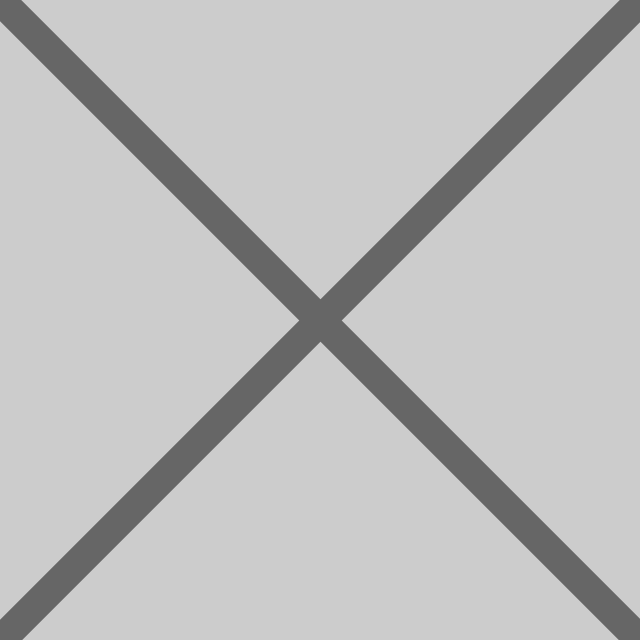
Frame 1 (no input)
Frame 60 (the mouse pressed at the canvas centre just before this capture): identical to frame 1, image omitted
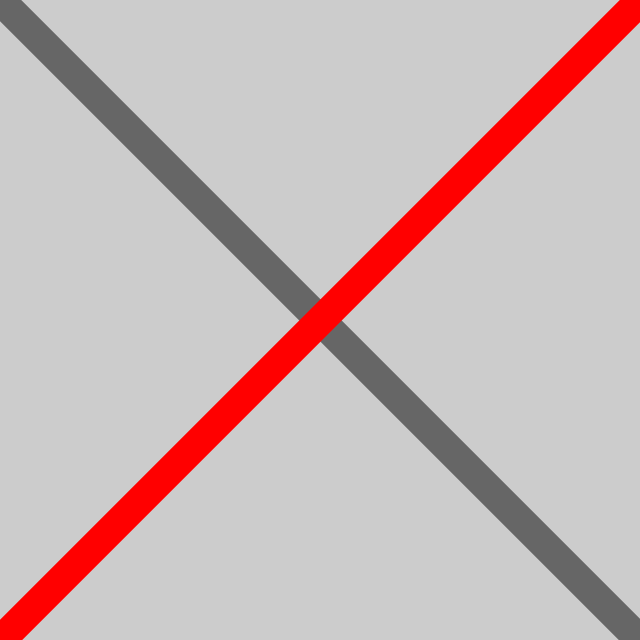
Frame 120 (the mouse held since frame 60 and released just before this capture)

The Processing sketch that drew these frames (run headless with seeded random() and noise(); from frame 60 on, the mouse is pressed at the canvas centre):

// Processing sketch: sketch_26mousePressed
// ── sketch_26mousePressed.pde

void setup() {
  size(640, 640);
  strokeWeight(30);
}

void draw() {
  background(204);
  
  stroke(102);
  line(0, 0, width, height);
  
  if (mousePressed == true) {
    stroke(255, 0, 0);
  }
  line(width, 0, 0, height);
}
